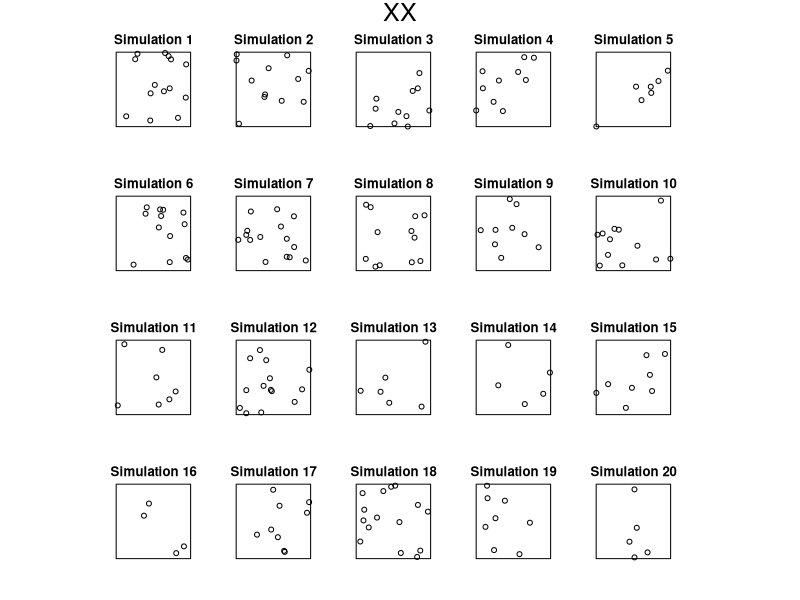
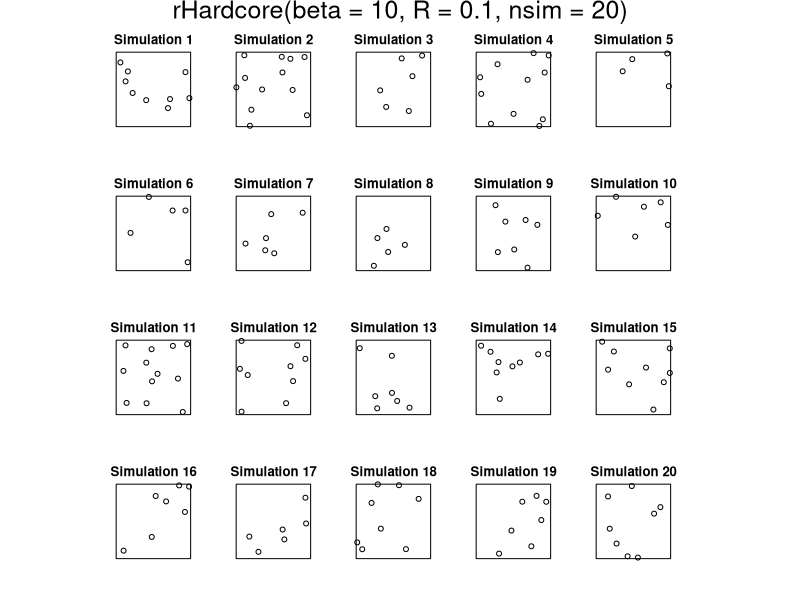
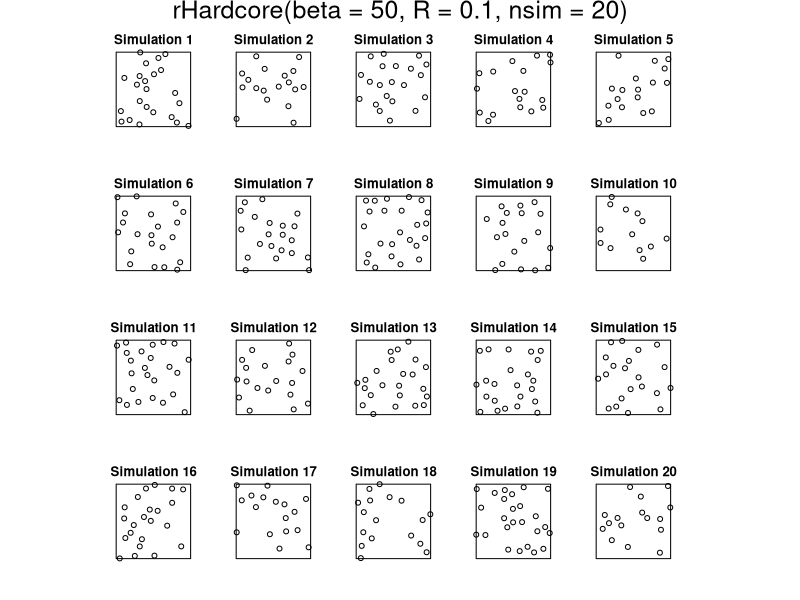
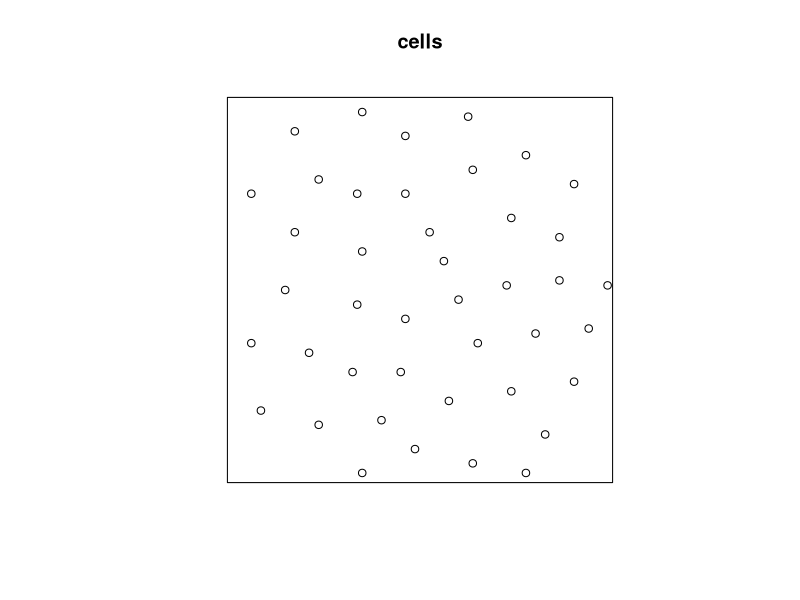
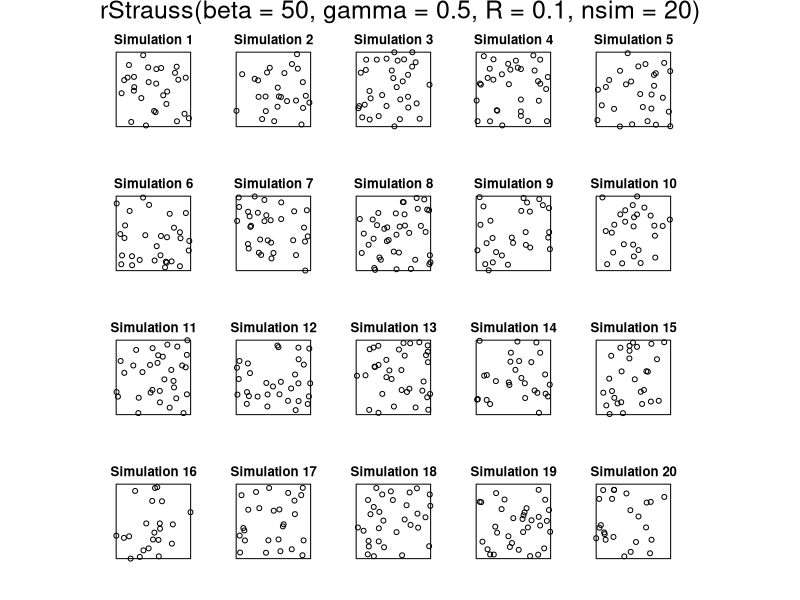
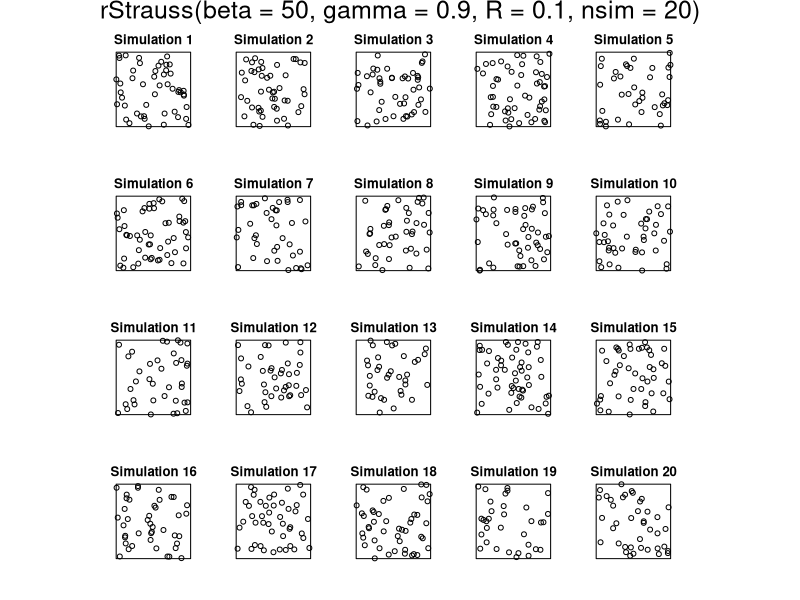
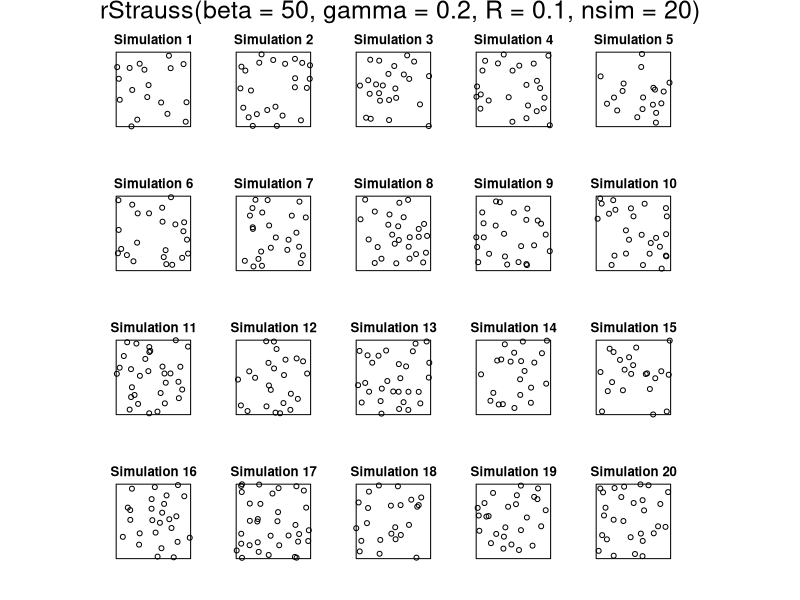
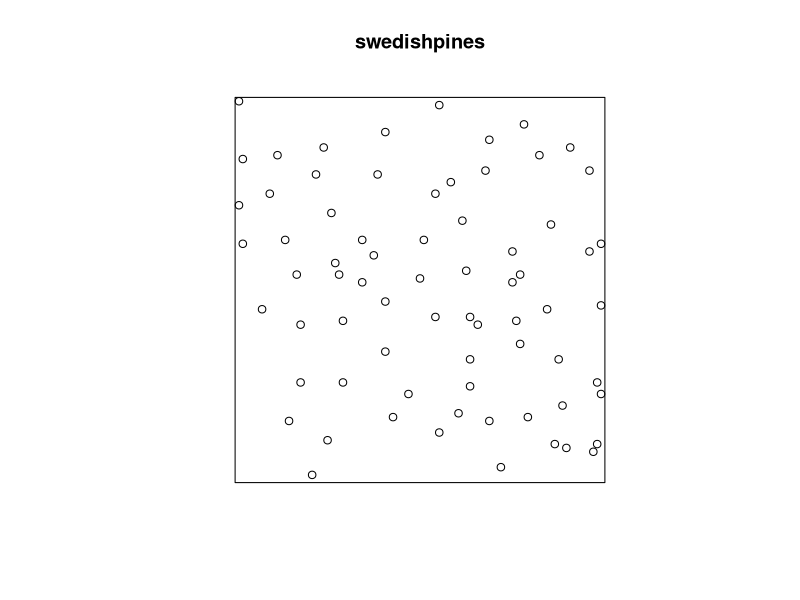

These figures' R source, in order:
#'      SSAI course on spatial point patterns with spatstat
#'                     Perth, May 2017
#' 
#'                   Lecturer's R script 
#'                  Session 10: Gibbs processes
#' 
#'         Copyright (c) Adrian Baddeley and Ege Rubak 2017
#' 
library(spatstat)

set.seed(42)
XX <- rpoispp(10, nsim=20) 
plot(XX)
sapply(XX, minnndist) > 0.1

plot(rHardcore(beta=10, R=0.1, nsim=20))

plot(rHardcore(beta=50, R=0.1, nsim=20))

plot(cells)
ppm(cells ~ 1, Hardcore())

plot(rStrauss(beta=50, gamma=0.5, R=0.1, nsim=20))
plot(rStrauss(beta=50, gamma=0.9, R=0.1, nsim=20))
plot(rStrauss(beta=50, gamma=0.2, R=0.1, nsim=20))

ppm(cells ~ 1, Strauss(0.1))

plot(swedishpines)
plot(density(swedishpines))
fitP <- ppm(swedishpines ~ polynom(x, y, 2))
plot(Kinhom(swedishpines, sigma=bw.scott))
fitS <- ppm(swedishpines ~ polynom(x,y,2), Strauss(9))
anova(fitP, fitS, test="LR")

plot(predict(fitS, type="cif", ngrid = 256))
plot(swedishpines, add=TRUE, cols="white", pch=16)
plot(intensity(fitS))
plot(simulate(fitS, nsim=9))

step(fitS)

plot(leverage(fitS))
points(swedishpines, col = "white")
plot(dfbetas(fitS), nrows=3)
#' The result of `dfbetas` can be unwieldy.
#' Boiled down to one (likelihood based) value by `influence`
plot(influence(fitS))
